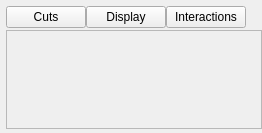
<ui version="4.0" >
 <class>VP1RawDataControllerForm</class>
 <widget class="QWidget" name="VP1RawDataControllerForm" >
  <property name="geometry" >
   <rect>
    <x>0</x>
    <y>0</y>
    <width>262</width>
    <height>133</height>
   </rect>
  </property>
  <property name="windowTitle" >
   <string>Form</string>
  </property>
  <layout class="QGridLayout" name="gridLayout" >
   <property name="leftMargin" >
    <number>6</number>
   </property>
   <property name="topMargin" >
    <number>6</number>
   </property>
   <property name="rightMargin" >
    <number>0</number>
   </property>
   <property name="bottomMargin" >
    <number>4</number>
   </property>
   <property name="horizontalSpacing" >
    <number>0</number>
   </property>
   <property name="verticalSpacing" >
    <number>2</number>
   </property>
   <item row="0" column="0" colspan="2" >
    <widget class="QWidget" native="1" name="widget_settingsButtonsPlaceholder" >
     <property name="sizePolicy" >
      <sizepolicy vsizetype="Fixed" hsizetype="Fixed" >
       <horstretch>0</horstretch>
       <verstretch>0</verstretch>
      </sizepolicy>
     </property>
     <layout class="QHBoxLayout" >
      <property name="spacing" >
       <number>0</number>
      </property>
      <property name="margin" >
       <number>0</number>
      </property>
      <item>
       <widget class="QPushButton" name="pushButton_settings_cuts" >
        <property name="toolTip" >
         <string>Configure track cuts on quantities such as eta, phi and momentum</string>
        </property>
        <property name="text" >
         <string>Cuts</string>
        </property>
       </widget>
      </item>
      <item>
       <widget class="QPushButton" name="pushButton_settings_display" >
        <property name="toolTip" >
         <string>Configure track colours</string>
        </property>
        <property name="text" >
         <string>Display</string>
        </property>
       </widget>
      </item>
      <item>
       <widget class="QPushButton" name="pushButton_settings_interactions" >
        <property name="toolTip" >
         <string>Settings for what happens in response to selections (printout, zooms, ...)</string>
        </property>
        <property name="text" >
         <string>Interactions</string>
        </property>
       </widget>
      </item>
     </layout>
    </widget>
   </item>
   <item row="0" column="2" >
    <spacer>
     <property name="orientation" >
      <enum>Qt::Horizontal</enum>
     </property>
     <property name="sizeType" >
      <enum>QSizePolicy::Preferred</enum>
     </property>
     <property name="sizeHint" stdset="0" >
      <size>
       <width>1</width>
       <height>10</height>
      </size>
     </property>
    </spacer>
   </item>
   <item row="1" column="0" colspan="3" >
    <widget class="QScrollArea" name="collWidgetScrollArea" />
   </item>
  </layout>
 </widget>
 <resources/>
 <connections/>
</ui>
